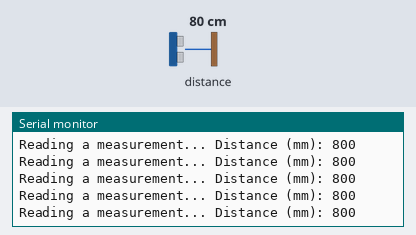
Bench run of a program on a simulated ESP32. Parts: the last lines printed to the serial monitor. Inputs (shaded band) come from the test bench; at power-on: distance to the obstacle 80 cm.

Above: at 1.2 s.
1.3 s: distance to the obstacle set to 250 cm
At 1.46 s:
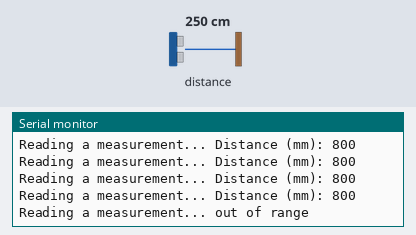
3.2 s: distance to the obstacle set to 2 cm
At 3.32 s:
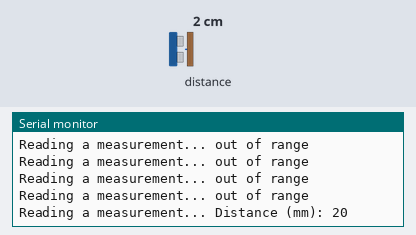

Measured:
- after the input at 1.3 s, the serial monitor: prints a new line at once (image 1)
- after the input at 3.2 s, the serial monitor: prints a new line at once (image 2)

The program:

main.cpp
```cpp
#include <Wire.h>
#include <Adafruit_VL53L0X.h>

// Create an object for the sensor
Adafruit_VL53L0X lox = Adafruit_VL53L0X();

void setup() {
  Serial.begin(115200);
  while (!Serial) delay(10);

  Serial.println("VL53L0X test");
  if (!lox.begin()) {
    Serial.println(F("Failed to boot VL53L0X"));
    while(1);
  }
  Serial.println(F("VL53L0X initialized"));
}

void loop() {
  VL53L0X_RangingMeasurementData_t measure;

  Serial.print("Reading a measurement... ");
  lox.rangingTest(&measure, false);

  if (measure.RangeStatus != 4) {
    Serial.print("Distance (mm): ");
    Serial.println(measure.RangeMilliMeter);
  } else {
    Serial.println("out of range");
  }

  delay(100);
}
```
